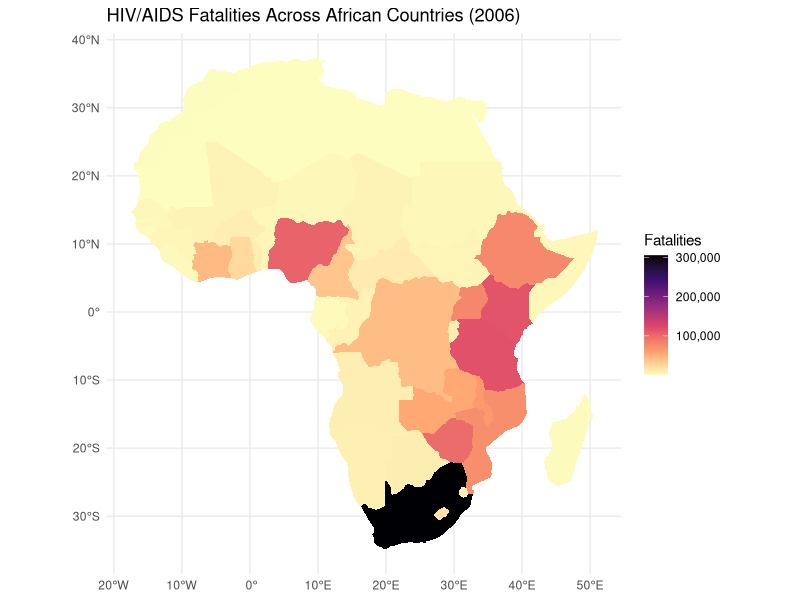
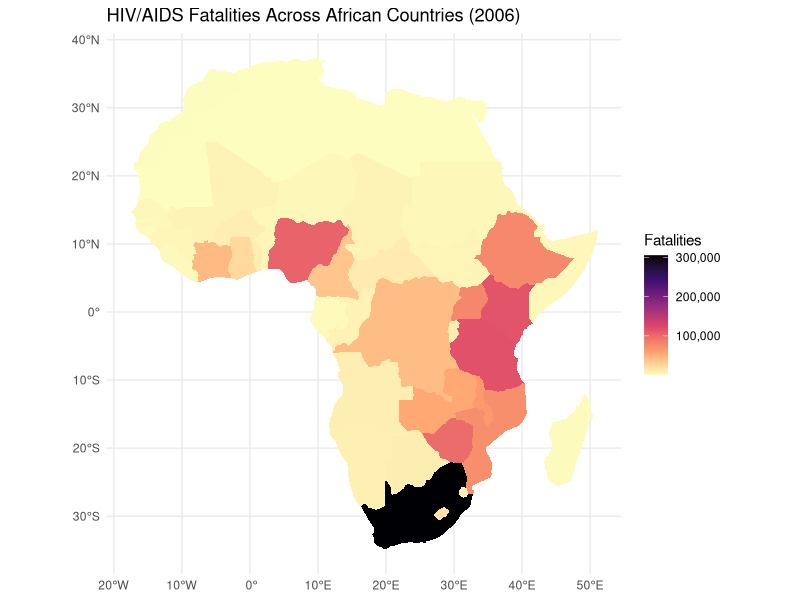

These charts were generated, in order, by the following R code:
## ---- chunk 1
# setup: load libraries quietly
library(sf)
library(ggplot2)
library(rnaturalearth)
library(rnaturalearthdata)
library(dplyr)
library(readxl)
library(scales)
## ---- chunk 2
# import country shapes
africa <- ne_countries(continent = "Africa", returnclass = "sf")

# cause-of-death data
CODAfrica <- read_excel("Cause of Death AFRICA.xlsx")

# harmonize names in the COD dataset
CODAfrica <- CODAfrica %>%
  mutate(Entity = recode(Entity,
          "Somaliland" = "Somalia",
          "Eswatini" = "eSwatini",
          "Cabo Verde" = "Cape Verde",
          "GuineaBissau" = "Guinea-Bissau",
          "Democratic Republic of Congo" = "Dem. Rep. Congo",
          "Cote dIvoire" = "Côte d'Ivoire",
          "Equatorial Guinea" = "Eq. Guinea",
          "South Sudan" = "S. Sudan",
          "Central African Republic" = "Central African Rep."
                      ))

# harmonize names in the spatial data
africa <- africa %>%
  mutate(name = recode(name,
          "W. Sahara" = "Morocco",
          "Somaliland" = "Somalia"
                      ))

# filter 2006 HIV/AIDS fatalities
hiv_2006 <- CODAfrica %>%
  filter(Year == 2006) %>%
  select(Entity, `HIV/AIDS fatalities`)

# join and check for mismatches
africa_hiv <- africa %>%
  left_join(hiv_2006, by = c("name" = "Entity"))

# report unmatched entities from the data file
unmatched <- setdiff(hiv_2006$Entity, africa$name)
if (length(unmatched) > 0) message("Unmatched entities from COD data: ", paste(unmatched, collapse = ", "))
## ---- chunk 3
p <- ggplot(africa_hiv) +
  geom_sf(aes(fill = `HIV/AIDS fatalities`), color = NA) +
  scale_fill_viridis_c(option = "magma", direction = -1, na.value = "grey90", labels = comma) +
  labs(
    title = "HIV/AIDS Fatalities Across African Countries (2006)",
    fill = "Fatalities"
  ) +
  theme_minimal()

print(p)

# save to file if desired
ggsave("hiv_map_2006.png", p, width = 10, height = 8, dpi = 300)
